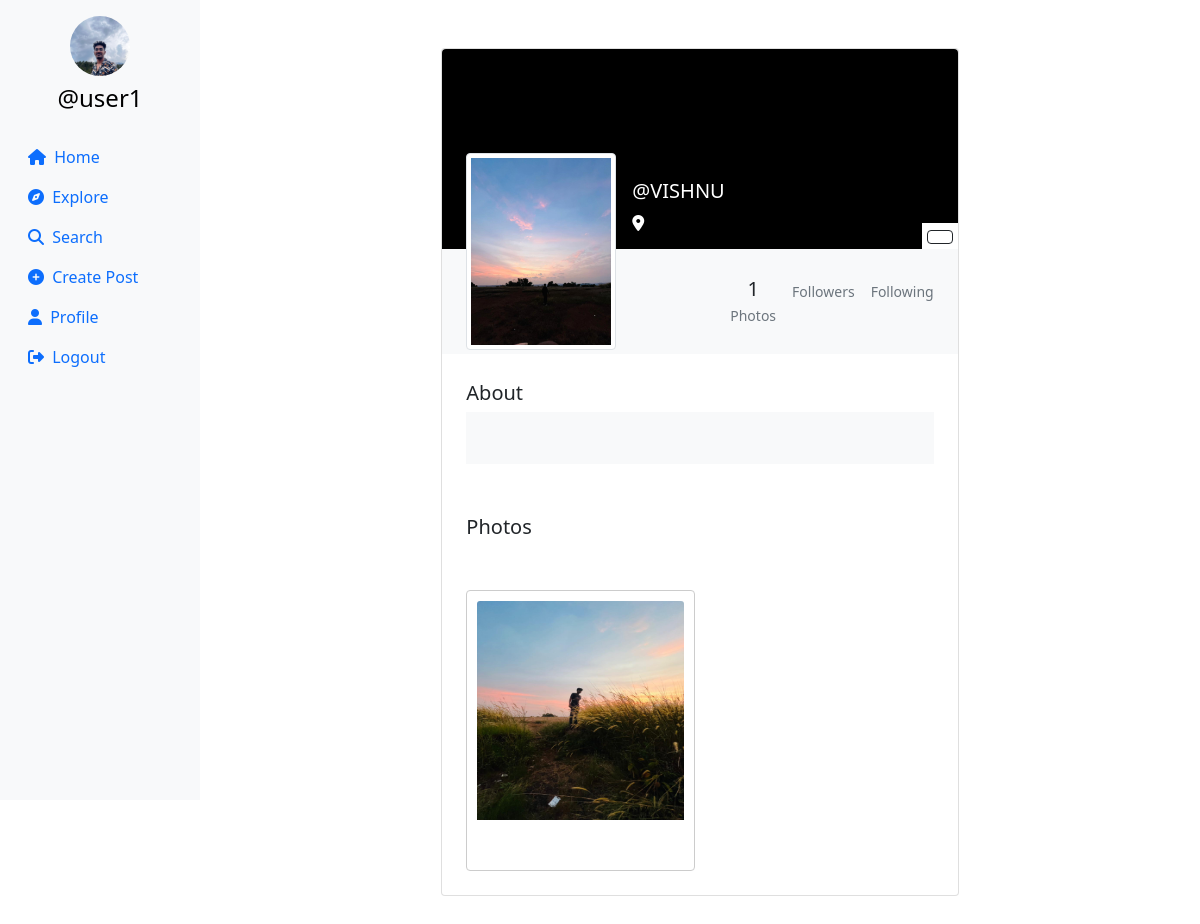
Page /profile/VISHNU (signed in) on the committed database.
### socialapp/models.py (models this page shows, shortened)
class Profile(models.Model):
     user = models.ForeignKey(User, on_delete=models.CASCADE)
     id_user = models.IntegerField(primary_key=True, default=0)
     bio = models.TextField(blank=True, default='')
     profileimg = models.ImageField(upload_to='profile_images', default='')
     location = models.CharField(max_length=100, blank=True, default='')

class Post(models.Model):
    id=models.UUIDField(primary_key=True,default=uuid.uuid4)
    user=models.CharField(max_length=100)
    image=models.ImageField(upload_to='post_image',blank=False, null=False)
    caption=models.TextField()
    created_at=models.DateTimeField(default=datetime.now)
    no_of_likes=models.IntegerField(default=0)

### socialapp/views.py (the view, shortened to what this page needs)
# urls.py: path('profile/<str:id_user>',views.profile,name='profile'),
@login_required(login_url='/loginn')
def profile(request,id_user):
    user_object=User.objects.get(username=id_user)
    profile=Profile.objects.get(user=request.user)
    user_profile=Profile.objects.get(user=user_object)
    user_post=Post.objects.filter(user=id_user).order_by('-created_at')
    user_post_length=len(user_post)
    context={
        'user_object':user_object,
        'user_profile':user_profile,
        "user_post":user_post,
        'user_post_length':user_post_length,
        'profile':profile
    }
    return render(request,'profile.html',context)

### templates/profile.html (shortened to what this page needs)
{% load static %}
<!DOCTYPE html>
<html lang="en">
<head>
    <link rel="stylesheet" href="https://maxcdn.bootstrapcdn.com/bootstrap/4.5.2/css/bootstrap.min.css">
    <link href="https://cdn.jsdelivr.net/npm/bootstrap@5.0.2/dist/css/bootstrap.min.css" rel="stylesheet"
>
    <link rel="stylesheet" href="{% static 'css/app.css' %}">
</head>
<body>
    {% load static %}
    <div class="container-fluid">
        <div class="row">
            <nav class="col-md-2 d-none d-md-block sidebar" style="position: fixed;">
                <div class="text-center mt-3">
                    {% if profile.profileimg %}
        <img src="{{ profile.profileimg.url }}" alt="Profile Picture" class="profile-pic">
    {% else %}
        <img src="{% static 'path/to/placeholder/image.jpg' %}" alt="Default Profile Picture" class="profile-pic">
    {% endif %}
                    <h4 class="mt-2"><a href="/profile/{{user}}" style="text-decoration:none;">@{{user}}</a></h4>
                </div>
                <ul class="nav flex-column mt-4">
                    <li class="nav-item">
                        <a class="nav-link active" href="/">
                            <i class="fa-solid fa-house mr-1"></i> Home
                        </a>
                    </li>
                    <li class="nav-item">
                        <a class="nav-link" href="/explore">
                            <i class="fa-solid fa-compass mr-1"></i> Explore
                        </a>
                    </li>
                    <li class="nav-item">
                        <a class="nav-link" href="#" data-bs-toggle="modal" data-bs-target="#exampleModal3">
                            <i class="fa-solid fa-magnifying-glass mr-1"></i> Search
                        </a>
                    </li>
                    <li class="nav-item">
                        <a class="nav-link" href="#" data-bs-toggle="modal" data-bs-target="#exampleModal2"
                            data-bs-whatever="@getbootstrap">
                            <i class="fa-solid fa-circle-plus mr-1"></i> Create Post
                        </a>
                    </li>
                    <li class="nav-item">
                        <a class="nav-link" href="/profile/{{user}}">
                            <i class="fa-solid fa-user mr-1"></i> Profile
                        </a>
                    </li>
                    <li class="nav-item">
                        <a class="nav-link" href="/logoutt">
                            <i class="fa-solid fa-right-from-bracket mr-1"></i> Logout
                        </a>
                    </li>
                </ul>
            </nav>
            {% load static %}
            <main role="main" class="col-md-9 ml-sm-auto col-lg-10 px-md-4">
                <section class="gradient-custom-2">
                    <div class="container py-5">
                        <div class="row d-flex justify-content-center align-items-center h-100">
                            <div class="col col-lg-9 col-xl-7">
                                <div class="card">
                                    <div class="rounded-top text-white d-flex flex-row"
                                        style="background:black; height:200px;">
                                        <div class="ms-4  d-flex flex-column" style="width: 150px; margin-top:5rem;">
                                            {% if user_profile.profileimg %}
                                            <img src="{{ user_profile.profileimg.url }}" alt="Profile Image" class="img-fluid img-thumbnail mt-4 mb-2" style="width: 150px; z-index: 1">
                                        {% else %}
                                            <p>No profile image available</p>
                                        {% endif %}
                                        </div>
                                        <div class="ms-3" style="margin-top: 130px;">
                                            <h5>@{{user_profile.user}}</h5>
                                            <p><i class="fa-solid fa-location-dot"></i> {{user_profile.location}}</p>
                                        </div>
                                        <div style="margin-inline-start: auto; margin-top: auto;background:white;">
                                        <form action="/follow" method="POST">
                                            {% csrf_token %}  {% if user != user_profile.user %}
                                            <button type="submit" class="btn btn-outline-dark"
                                                data-mdb-ripple-color="dark" style="z-index: 1; margin: 5px;"
                                                data-bs-toggle="modal" data-bs-target="#exampleModal1"
                                                data-bs-whatever="@getbootstrap">
                                            </button>
                                            {% endif %}
</form>
                                        </div>
                                    </div>
                                    <div class="p-4 text-black" style="background-color: #f8f9fa;">
                                        <div class="d-flex justify-content-end text-center py-1">
                                            <div>
                                                <p class="mb-1 h5">{{user_post_length}}</p>
                                                <p class="small text-muted mb-0">Photos</p>
                                            </div>
                                            <div class="px-3">
                                                <p class="small text-muted mb-0">Followers</p>
                                            </div>
                                            <div>
                                                <p class="small text-muted mb-0">Following</p>
                                            </div>
                                        </div>
                                    </div>
                                    <div class="card-body p-4 text-black">
                                        <div class="mb-5">
                                            <p class="lead fw-normal mb-1">About</p>
                                            <div class="p-4" style="background-color: #f8f9fa;">
                                            </div>
                                        </div>
                                        <div class="mb-5">
                                            <p class="lead fw-normal mb-1">Photos</p>
                                        </div>
                                        <div class="image-grid">
                                            {% for pos in user_post %}
                                            <div class="card image-item">
                                                <img src="{{pos.image.url}}" class="card-img-top" alt="..."
                                                    style="width: 219px;height: 219px;">
                                                <div class="card-body">
                                                </div>
                                            </div>
                                            {% endfor %}
                                        </div>
                                    </div>
                                </div>
                            </div>
                        </div>
                    </div>
                </section>
            </main>
        </div>
    </div>
</body>
</html>

### static/css/app.css (style rules this page uses)
.sidebar { background-color: #f8f9fa; height: 100vh; color: black; }
.profile-pic { width: 60px; height: 60px; border-radius: 50%; object-fit: cover; }
a { color: black; }

### templates/profile.html (style rules this page uses)
.sidebar { background-color: #f8f9fa; height: 100vh; color: black; }
.profile-pic { width: 60px; height: 60px; border-radius: 50%; object-fit: cover; }
a { color: black; }
.image-grid { display: grid; grid-template-columns: repeat(auto-fill, minmax(200px, 1fr)); gap: 10px; }
.image-item { border: 1px solid #ccc; padding: 10px; }
.image-item img { max-width: 100%; height: auto; }

### rows in the picture
Profile: profileimg (picture)
Profile: profileimg (picture), user "VISHNU"
Post: image (picture)

### other values in the picture
{{ user }} "user1"
{{ user_post_length }} "1"
